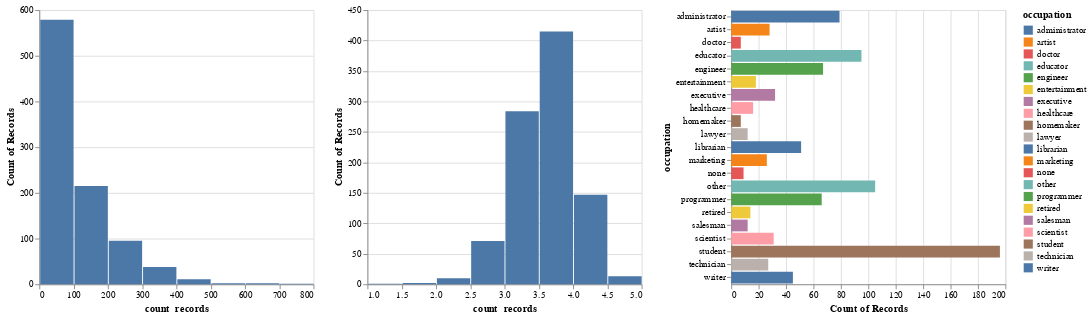

This figure's notebook cell:
### Code cell
occupation_filter = alt.selection_multi(fields=["occupation"])

base1 = alt.Chart(user_ratings).mark_bar().encode(
    x = 'count()',
    y = alt.Y('occupation:N'),
    color = 'occupation:N',
).properties(width = 300, height = 300, selection = alt.selection_multi(fields=["occupation"]))


field = "rating_count"
label = "count  records"
base2 = alt.Chart(user_ratings).mark_bar().encode(
      x=alt.X(field, bin=alt.Bin(maxbins=10), title=label),
      y="count()",
  ).properties(
      width = 300, height = 300
  )

field = "rating_mean"
label = "count  records"
base3 = alt.Chart(user_ratings).mark_bar().encode(
      x=alt.X(field, bin=alt.Bin(maxbins=10), title=label),
      y="count()",
  ).properties(
     width = 300, height = 300
  )

alt.hconcat(
    base2,
    base3,
    base1
)

### Figure 1 — Vega-Lite specification as saved in the notebook (floating-point values rounded to 4 significant figures; data arrays with more than 128 entries replaced by an {"elided": "..."} marker saying what was removed)
{"config": {"view": {"continuousWidth": 400, "continuousHeight": 300}}, "hconcat": [{"mark": "bar", "encoding": {"x": {"type": "quantitative", "bin": {"maxbins": 10}, "field": "rating_count", "title": "count  records"}, "y": {"type": "quantitative", "aggregate": "count"}}, "height": 300, "width": 300}, {"mark": "bar", "encoding": {"x": {"type": "quantitative", "bin": {"maxbins": 10}, "field": "rating_mean", "title": "count  records"}, "y": {"type": "quantitative", "aggregate": "count"}}, "height": 300, "width": 300}, {"mark": "bar", "encoding": {"color": {"type": "nominal", "field": "occupation"}, "x": {"type": "quantitative", "aggregate": "count"}, "y": {"type": "nominal", "field": "occupation"}}, "height": 300, "selection": {"selector003": {"type": "multi", "fields": ["occupation"]}}, "width": 300}], "data": {"name": "data-bf75184723defb25a6851709aee60332"}, "$schema": "https://vega.github.io/schema/vega-lite/v4.8.1.json", "datasets": {"data-bf75184723defb25a6851709aee60332": {"elided": "943 records"}}}
